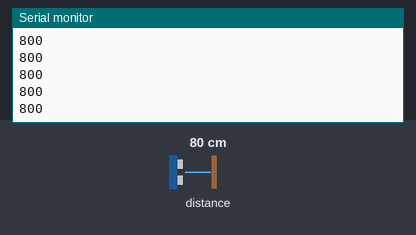
Simulated run of this sketch. Board: ESP32. Shown: the last lines printed to the serial monitor. The inputs (shaded band) are chosen by the test bench; at power-on: distance to the obstacle 80 cm.

Above: at 1.2 s.
1.3 s: distance to the obstacle set to 2 cm
At 1.9 s:
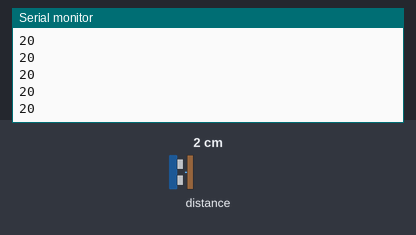
2.8 s: distance to the obstacle set to 4 cm
At 3.9 s:
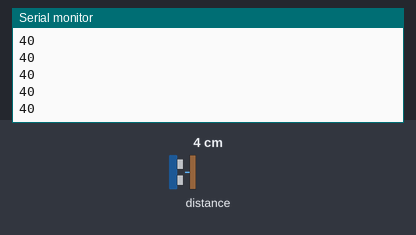
Timing chart, 0 to 5.8 s (numbered marks = the images above; inputs shaded):
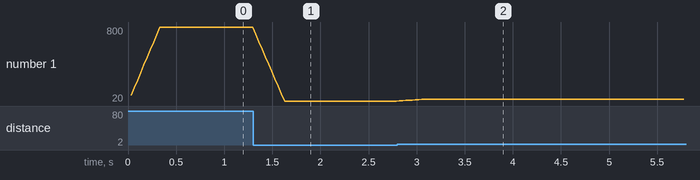

Measured:
- after the input at 1.3 s, the serial monitor: prints a new line at once (image 1)
- after the input at 2.8 s, the serial monitor: prints a new line at once (image 2)
- plotted number 1: 800 → 20 after the input at 1.3 s, 20 → 40 after the input at 2.8 s

The sketch:

TOF_test.ino
```cpp
#include <Wire.h>
#include "Adafruit_VL6180X.h"


Adafruit_VL6180X vl = Adafruit_VL6180X();

const int numReadings = 10;

int readings[numReadings];  // the readings from the analog input
int readIndex = 0;          // the index of the current reading
int total = 0;              // the running total
int average = 0;            // the average

void setup() {

  Wire.begin(18, 23, 100000);

  Serial.begin(115200);

    for (int thisReading = 0; thisReading < numReadings; thisReading++) {
    readings[thisReading] = 0;
  }

  // wait for serial port to open on native usb devices
  while (!Serial) {
    delay(1);
  }

  Serial.println("Adafruit VL6180x test!");
  if (! vl.begin()) {
    Serial.println("Failed to find sensor");
    while (1);
  }
  Serial.println("Sensor found!");
}

void loop() {

  int range = vl.readRange();
  uint8_t status = vl.readRangeStatus();

  if (status == VL6180X_ERROR_NONE) {

  // subtract the last reading:
  total = total - readings[readIndex];
  // read from the sensor:
  readings[readIndex] = range;
  // add the reading to the total:
  total = total + readings[readIndex];
  // advance to the next position in the array:
  readIndex = readIndex + 1;

  // if we're at the end of the array...
  if (readIndex >= numReadings) {
    // ...wrap around to the beginning:
    readIndex = 0;
  }

  // calculate the average:
  average = total / numReadings;
  // send it to the computer as ASCII digits
  }

      Serial.println(average);

}
```
